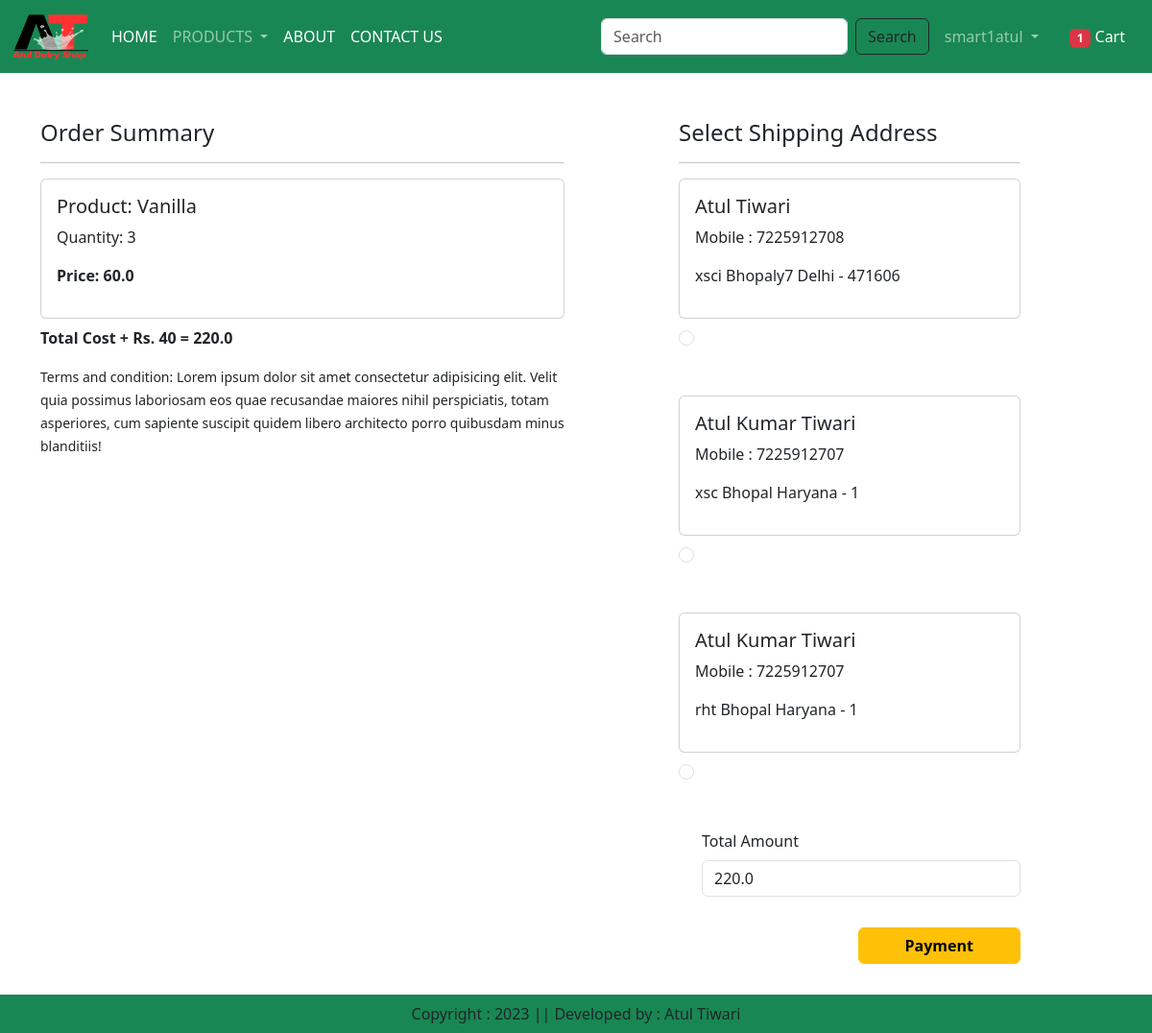
Screenshot of /checkout/ (signed in) with the database file from the repository.
### app/models.py (models this page shows, shortened)
class Cart(models.Model):
    user = models.ForeignKey(User,on_delete=models.CASCADE)
    product = models.ForeignKey(Product,on_delete=models.CASCADE)
    quantity = models.PositiveIntegerField(default=1)

class Product(models.Model):
    title = models.CharField(max_length=100)
    selling_price = models.FloatField()
    discounted_price = models.FloatField()
    description = models.TextField()
    composition = models.TextField(default='')
    prodapp = models.TextField(default='')
    category = models.CharField(choices=CATEGORY_CHOICES, max_length=2)
    product_image = models.ImageField(upload_to='product')

class Customer(models.Model):
    user = models.ForeignKey(User,on_delete=models.CASCADE)
    name = models.CharField(max_length=200)
    locality = models.CharField(max_length=200)
    city = models.CharField(max_length=50)
    mobile = models.IntegerField(default=0)
    zipcode = models.IntegerField()
    state = models.CharField(choices=STATE_CHOICES,max_length=100)

### app/views.py (the view, shortened to what this page needs)
# urls.py: path('checkout/', views.checkout.as_view(), name='checkout'),
@method_decorator(login_required,name='dispatch')
class checkout(View):
    def get(self,request):
        totalitem = 0
        if request.user.is_authenticated:
            totalitem = len(Cart.objects.filter(user=request.user))
        user=request.user
        add=Customer.objects.filter(user=user)
        cart_items=Cart.objects.filter(user=user)
        famount = 0
        for p in cart_items:
            value = p.quantity * p.product.discounted_price
            famount = famount+value
        totalamount=famount + 40
        razoramount = int(totalamount * 100)
        client = razorpay.Client(auth=(settings.RAZOR_KEY_ID, settings.RAZOR_KEY_SECRET))
        data = {"amount": razoramount, "currency": "INR", "receipt": "order_rcptid_12"}
        payment_response = client.order.create(data=data)
        print(payment_response)
        order_id = payment_response['id']
        order_status = payment_response['status']
        return render(request, 'app/checkout.html',locals())

### app/templates/app/checkout.html (shortened to what this page needs)
{% extends 'app/base.html' %}
{% load static %}
{% block main-content %}
    <div class="container">
        <div class="row mt-5">
            <div class="col-sm-6">
                <h4>Order Summary</h4>
                <hr>
                {% for item in cart_items %}
                    <div class="card mb-2">
                        <div class="card-body">
                            <h5>Product: {{item.product.title}}</h5>
                            <p>Quantity: {{item.quantity}}</p>
                            <p class="fw-bold">Price: {{item.product.discounted_price}}</p>
                        </div>
                    </div>
                {% endfor %}
                <p class="fw-bold">Total Cost + Rs. 40 = {{totalamount}}</p>
                <small>Terms and condition: Lorem ipsum dolor sit amet consectetur adipisicing elit. Velit quia possimus laboriosam eos quae recusandae maiores nihil perspiciatis, totam asperiores, cum sapiente suscipit quidem libero architecto porro quibusdam minus blanditiis!</small>
            </div>
            <div class="col-sm-4 offset-sm-1">
                <h4>Select Shipping Address</h4>
                <hr>
                <form method="post" id="myform">
                    {% for ad in add %}
                        <div class="card">
                            <div class="card-body">
                                <h5>{{ad.name}}</h5>
                                <p>Mobile : {{ad.mobile}}</p>
                                <p>{{ad.locality}} {{ad.city}} {{ad.state}} - {{ad.zipcode}}</p>
                            </div>
                        </div>
                        <div class="form-check mt-2 mb-5">
                            <input class="form-check-input" type="radio" name="custid" id="custid{{forloop.counter}}" value="{{ad.id}}">
                        </div>
                    {% endfor %}
                    <div class="form-check mb-3">
                        <label for="totalamount" class="form-label">Total Amount</label>
                        <input type="number" class="form-control" name="totalamount" value={{totalamount}} readonly>
                    </div>
                    <div class="text-end">
                        <button id="rzp-button1" type="submit" class="btn btn-warning mt-3 px-5 fw-bold">Payment</button>
                    </div>
                </form>
                <br><br><br>
            </div>
       </div>
    </div>
{% endblock main-content %}

### app/templates/app/base.html (shortened to what this page needs)
<!DOCTYPE html>
{% load static %}
<html lang="en">
<head>
    <link href="https://cdn.jsdelivr.net/npm/bootstrap@5.3.0-alpha3/dist/css/bootstrap.min.css" rel="stylesheet">
    <link rel="stylesheet" href="{% static 'app/css/owl.carousel.min.css' %}">
    <link rel="stylesheet" href="{% static 'app/css/all.min.css' %}">
    <link rel="stylesheet" href="{% static 'app/css/style.css' %}">
</head>
<body>
    <nav class="navbar navbar-expand-lg navbar-dark bg-success">
        <div class="container-fluid">
          <a class="navbar-brand" href="/">
            <img src="{% static 'app/images/Atul.png' %}" width="80" height="50" />
          </a>
          <div class="collapse navbar-collapse" id="navbarSupportedContent">
            <ul class="navbar-nav me-auto mb-2 mb-lg-0">
              {% if request.user.is_authenticated %}
                <a class="nav-link active" aria-current="page" href="/">HOME</a>
              <li class="nav-item dropdown">
                <a class="nav-link dropdown-toggle" href="#" role="button" data-bs-toggle="dropdown" aria-expanded="false">
                  PRODUCTS
                </a>
              </li>
              <li class="nav-item">
                <a class="nav-link text-white" href="{% url 'about' %}">ABOUT</a>
              </li>
              <li class="nav-item">
                <a class="nav-link text-white" href="{% url 'contact' %}">CONTACT US</a>
              </li>
            </ul>
            <form class="d-flex" role="search" action="/search/" method="get">
              <input class="form-control me-2" type="text" placeholder="Search" name="query" id="query" aria-label="Search">
              <button class="btn btn-outline-dark" type="submit">Search</button>
            </form>
          </div>
          <ul class="navbar-nav me-auto mb-2 mb-lg-0">
            <li class="nav-item dropdown mx-2">
                <a class="nav-link dropdown-toggle" href="#" role="button" data-bs-toggle="dropdown" aria-expanded="false">
                  {{request.user}}
                </a>
            </li>
            <li class="nav-item dropdown mx-2">
                <a href="{% url 'showcart' %}" class="nav-link text-white"><span class="badge bg-danger">
                  {% if totalitem > 0 %}{{totalitem}}{% endif %}
                </span> Cart</a>
            </li>
            {% endif %}
          </ul>
        </div>
      </nav>
      {% block main-content %}{% endblock main-content %}
      <footer class="container-fluid fixed-bottom bg-success text-center p-2 mt-5">
        Copyright : 2023 || Developed by : Atul Tiwari
      </footer>
</body>
</html>

### rows the page displays
Cart: product "Vanilla", quantity "3", product.discounted_price "60.0"
Customer: name "Atul Tiwari", mobile "7225912708", locality "xsci", city "Bhopaly7", state "Delhi", zipcode "471606"
Customer: name "Atul Kumar Tiwari", mobile "7225912707", locality "xsc", city "Bhopal", state "Haryana", zipcode "1"
Customer: name "Atul Kumar Tiwari", mobile "7225912707", locality "rht", city "Bhopal", state "Haryana", zipcode "1"

### other values shown
{{ request.user }} "smart1atul"
{{ totalitem }} "1"
{{ totalamount }} "220.0"
